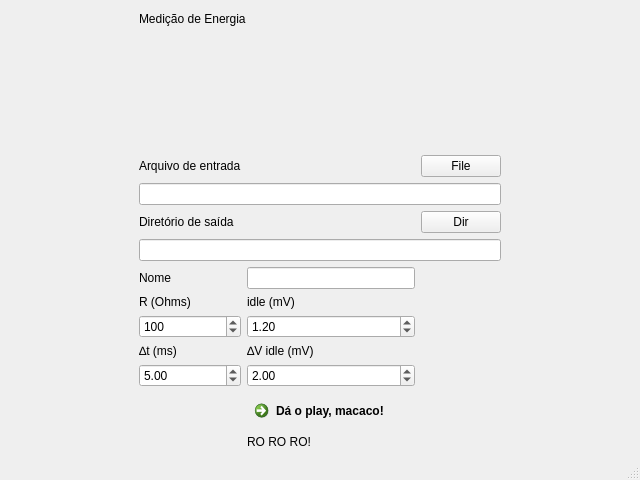
<?xml version="1.0" encoding="UTF-8"?>
<ui version="4.0">
 <class>Sembei</class>
 <widget class="QMainWindow" name="Sembei">
  <property name="geometry">
   <rect>
    <x>0</x>
    <y>0</y>
    <width>640</width>
    <height>480</height>
   </rect>
  </property>
  <property name="windowTitle">
   <string>MainWindow</string>
  </property>
  <widget class="QWidget" name="centralwidget">
   <layout class="QGridLayout" name="gridLayout">
    <item row="11" column="2">
     <widget class="QDoubleSpinBox" name="idle">
      <property name="maximum">
       <double>9999999.990000000223517</double>
      </property>
      <property name="singleStep">
       <double>0.100000000000000</double>
      </property>
      <property name="value">
       <double>1.200000000000000</double>
      </property>
     </widget>
    </item>
    <item row="10" column="1">
     <widget class="QLabel" name="label_R">
      <property name="text">
       <string>R (Ohms)</string>
      </property>
     </widget>
    </item>
    <item row="12" column="1">
     <widget class="QLabel" name="label_delta_t">
      <property name="text">
       <string>∆t (ms)</string>
      </property>
     </widget>
    </item>
    <item row="10" column="2">
     <widget class="QLabel" name="label_idle">
      <property name="text">
       <string>idle (mV)</string>
      </property>
     </widget>
    </item>
    <item row="3" column="3">
     <widget class="QPushButton" name="button_file">
      <property name="text">
       <string>File</string>
      </property>
     </widget>
    </item>
    <item row="5" column="3">
     <widget class="QPushButton" name="button_dir">
      <property name="text">
       <string>Dir</string>
      </property>
     </widget>
    </item>
    <item row="1" column="1" colspan="2">
     <widget class="QLabel" name="title">
      <property name="text">
       <string>Medição de Energia</string>
      </property>
     </widget>
    </item>
    <item row="5" column="1">
     <widget class="QLabel" name="label_dir">
      <property name="text">
       <string>Diretório de saída</string>
      </property>
     </widget>
    </item>
    <item row="2" column="0" rowspan="2">
     <spacer name="horizontalSpacer">
      <property name="orientation">
       <enum>Qt::Horizontal</enum>
      </property>
      <property name="sizeHint" stdset="0">
       <size>
        <width>40</width>
        <height>20</height>
       </size>
      </property>
     </spacer>
    </item>
    <item row="16" column="2" colspan="2">
     <widget class="QLabel" name="zangieff">
      <property name="text">
       <string>RO RO RO!</string>
      </property>
     </widget>
    </item>
    <item row="2" column="1">
     <spacer name="verticalSpacer_2">
      <property name="orientation">
       <enum>Qt::Vertical</enum>
      </property>
      <property name="sizeHint" stdset="0">
       <size>
        <width>20</width>
        <height>40</height>
       </size>
      </property>
     </spacer>
    </item>
    <item row="4" column="1" colspan="3">
     <widget class="QLineEdit" name="input_pathfile"/>
    </item>
    <item row="14" column="2">
     <widget class="QCommandLinkButton" name="button_start">
      <property name="text">
       <string>Dá o play, macaco!</string>
      </property>
     </widget>
    </item>
    <item row="6" column="1" colspan="3">
     <widget class="QLineEdit" name="input_pathdir"/>
    </item>
    <item row="3" column="1">
     <widget class="QLabel" name="label_file">
      <property name="text">
       <string>Arquivo de entrada</string>
      </property>
     </widget>
    </item>
    <item row="1" column="4">
     <spacer name="horizontalSpacer_2">
      <property name="orientation">
       <enum>Qt::Horizontal</enum>
      </property>
      <property name="sizeHint" stdset="0">
       <size>
        <width>40</width>
        <height>20</height>
       </size>
      </property>
     </spacer>
    </item>
    <item row="9" column="1">
     <widget class="QLabel" name="label_nome">
      <property name="text">
       <string>Nome</string>
      </property>
     </widget>
    </item>
    <item row="9" column="2">
     <widget class="QLineEdit" name="input_nome"/>
    </item>
    <item row="11" column="1">
     <widget class="QSpinBox" name="resistencia">
      <property name="maximum">
       <number>999999</number>
      </property>
      <property name="value">
       <number>100</number>
      </property>
     </widget>
    </item>
    <item row="12" column="2">
     <widget class="QLabel" name="label_delta_v">
      <property name="text">
       <string>∆V idle (mV)</string>
      </property>
     </widget>
    </item>
    <item row="13" column="1">
     <widget class="QDoubleSpinBox" name="delta_t">
      <property name="maximum">
       <double>999999.000000000000000</double>
      </property>
      <property name="value">
       <double>5.000000000000000</double>
      </property>
     </widget>
    </item>
    <item row="13" column="2">
     <widget class="QDoubleSpinBox" name="delta_v">
      <property name="maximum">
       <double>999999.000000000000000</double>
      </property>
      <property name="value">
       <double>2.000000000000000</double>
      </property>
     </widget>
    </item>
   </layout>
  </widget>
  <widget class="QMenuBar" name="menubar">
   <property name="geometry">
    <rect>
     <x>0</x>
     <y>0</y>
     <width>640</width>
     <height>25</height>
    </rect>
   </property>
  </widget>
  <widget class="QStatusBar" name="statusbar"/>
 </widget>
 <resources/>
 <connections/>
</ui>
